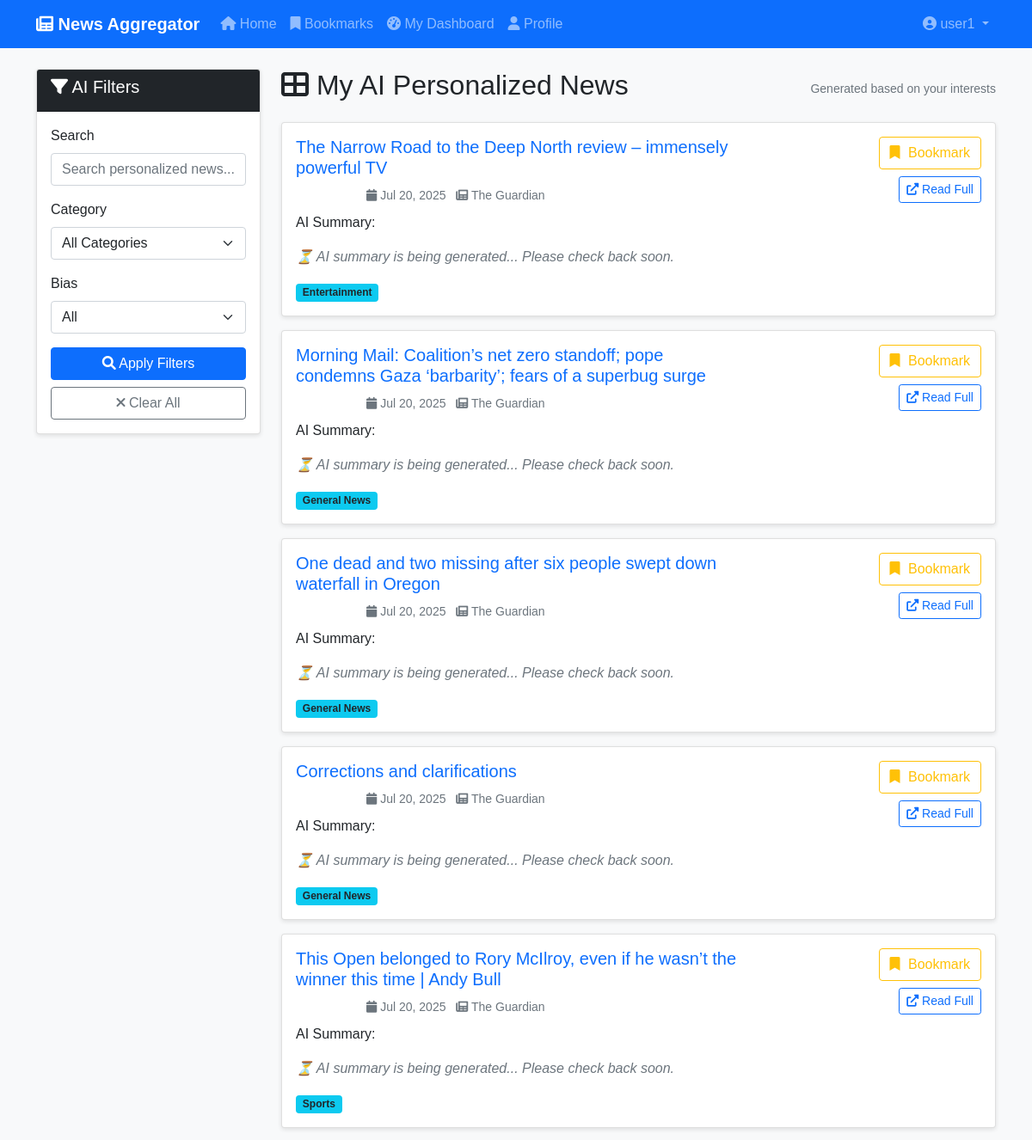
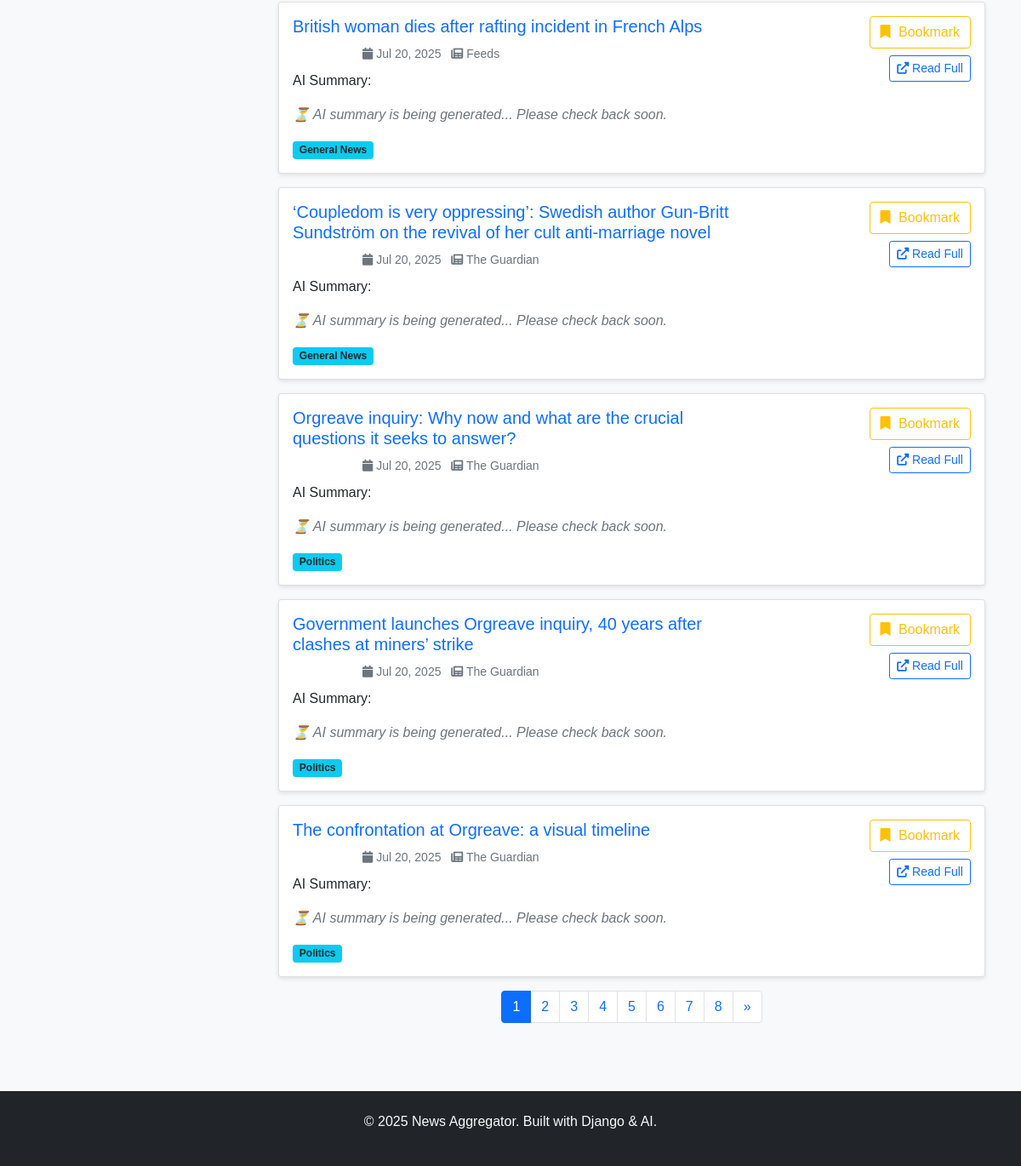
Before: /dashboard/ (signed in) with the older database file (2 pictures, top to bottom).
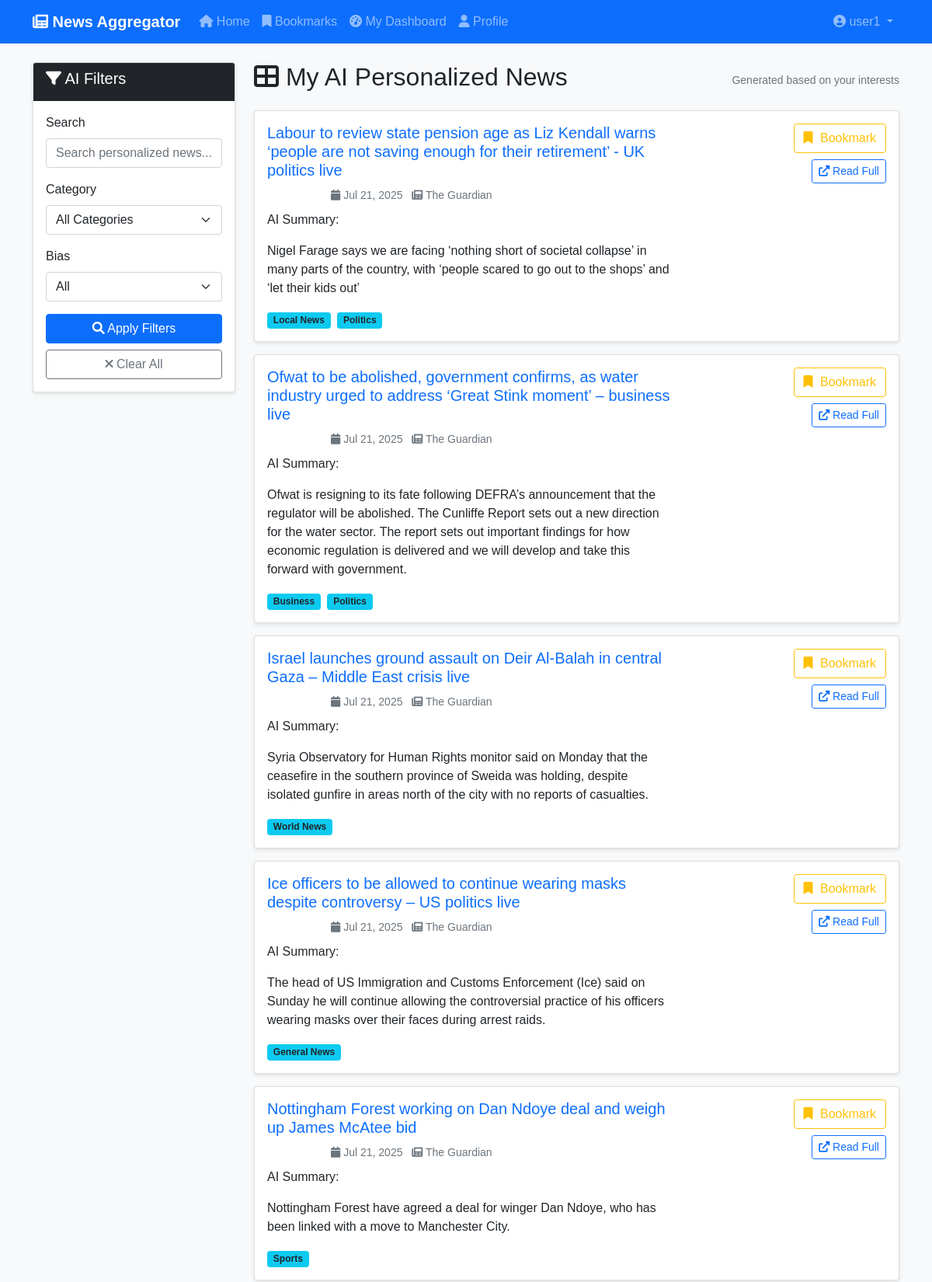
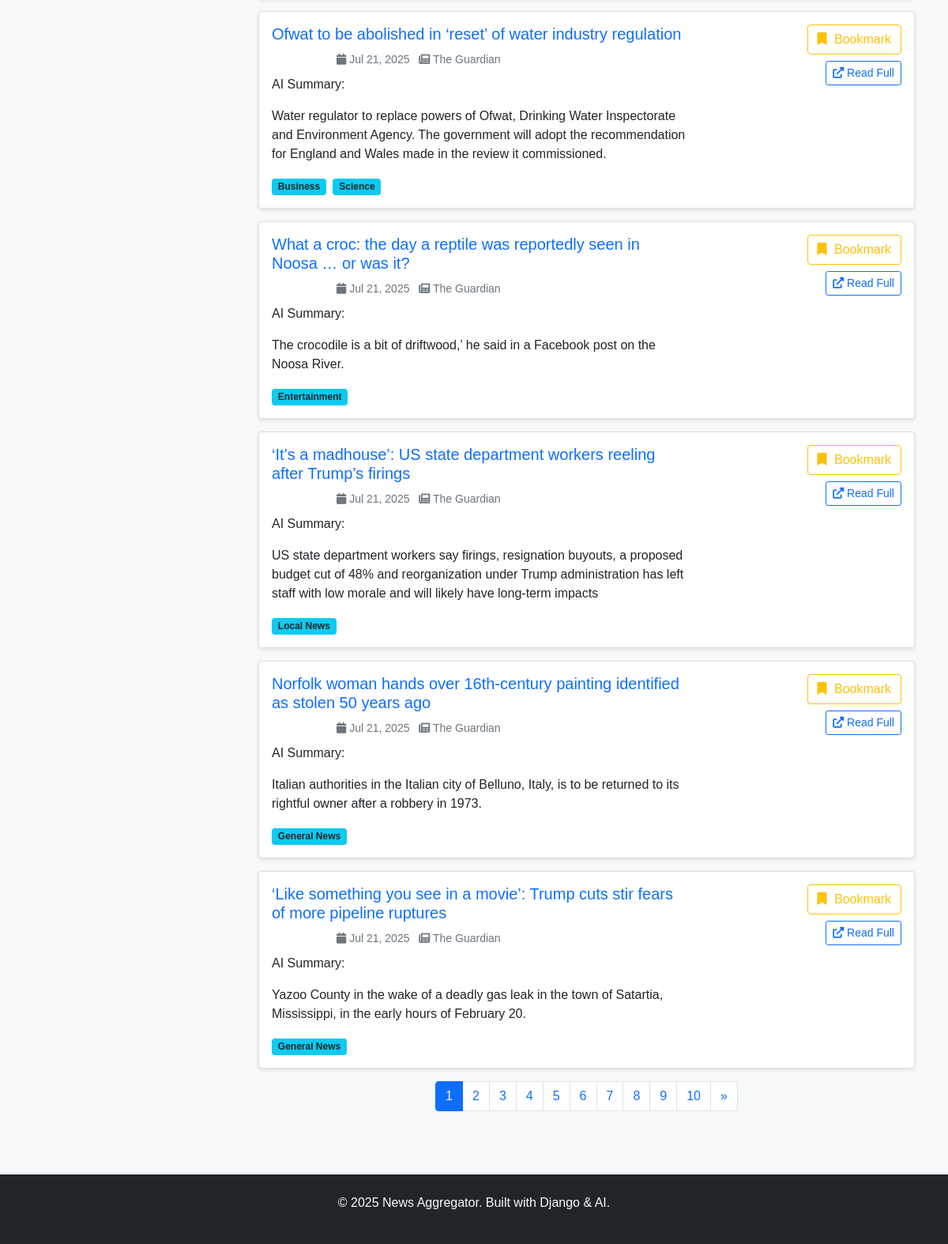
After: the same page with the newer database file (2 pictures, top to bottom).
### apps/news/models.py (models this page shows, shortened)
class Article(models.Model):
    BIAS_CHOICES = [
        ('LEFT', 'Left-leaning'),
        ('RIGHT', 'Right-leaning'),
        ('NEUTRAL', 'Neutral'),
        ('UNKNOWN', 'Unknown'),
    ]
    title = models.CharField(max_length=500, db_index=True)
    url = models.URLField(unique=True)
    description = models.TextField(blank=True)
    summary = models.TextField(blank=True, null=True)  # AI-generated summary
    content = models.TextField(blank=True)
    author = models.CharField(max_length=200, blank=True)
    source = models.CharField(max_length=200, db_index=True)
    published_date = models.DateTimeField(db_index=True)
    created_at = models.DateTimeField(auto_now_add=True)
    updated_at = models.DateTimeField(auto_now=True)
    summary = models.TextField(blank=True)
    bias_score = models.CharField(
        max_length=10,
        choices=BIAS_CHOICES,
        default='UNKNOWN',
        db_index=True
    )
    categories = models.ManyToManyField(Category, blank=True)
    created_at = models.DateTimeField(auto_now_add=True)
    class Meta:
        ordering = ['-published_date']
        indexes = [
            models.Index(fields=['published_date', 'bias_score']),
            models.Index(fields=['source', 'published_date']),
        ]
    @property
    def bias_color(self):
        return {
            'LEFT': '#3498db',      # blue
            'RIGHT': '#e74c3c',     # red
            'NEUTRAL': '#2ecc71',   # green
            'UNKNOWN': '#95a5a6',   # grey
        }.get(self.bias_score, '#95a5a6')
    @property
    def get_bias_score_display(self):
        bias_labels = {
            'left': 'Left Bias',
            'center': 'Center',
            'right': 'Right Bias',
            'unknown': 'Unknown'
        }
        return bias_labels.get(self.bias_score, 'Unknown')

class Category(models.Model):
    name = models.CharField(max_length=100, unique=True)
    slug = models.SlugField(unique=True)
    description = models.TextField(blank=True)
    created_at = models.DateTimeField(auto_now_add=True)
    class Meta:
        verbose_name_plural = "Categories"
        ordering = ['name']

### apps/news/views.py (the view)
# urls.py: path('dashboard/', views.dashboard, name='dashboard'),
@login_required
def dashboard(request):
    user_categories = UserInterest.objects.filter(
        user=request.user).values_list('category', flat=True)
    articles = Article.objects.filter(
        categories__in=user_categories).distinct()
    search_query = request.GET.get('search', '')
    if search_query:
        articles = articles.filter(Q(title__icontains=search_query) | Q(
            description__icontains=search_query))
    bias_filter = request.GET.get('bias', '')
    if bias_filter:
        articles = articles.filter(bias_score=bias_filter)
    category_filter = request.GET.get('category', '')
    if category_filter:
        articles = articles.filter(categories__slug=category_filter)
    paginator = Paginator(articles, 10)
    page_number = request.GET.get('page')
    page_obj = paginator.get_page(page_number)
    context = {
        'page_obj': page_obj,
        'categories': Category.objects.all(),
        'search_query': search_query,
        'bias_filter': bias_filter,
        'category_filter': category_filter,
    }
    return render(request, 'dashboard.html', context)

### templates/dashboard.html (shortened to what the changed rows need)
{% extends 'base.html' %}
{% load static %}
{% block content %}
<div class="row">
    <div class="col-md-9">
        <div class="d-flex justify-content-between align-items-center mb-3">
            <h2><i class="fas fa-th-large"></i> My AI Personalized News</h2>
        </div>
        {% if page_obj.object_list %}
        {% for article in page_obj %}
        <div class="card mb-3 article-card">
            <div class="card-body">
                <div class="row">
                    <div class="col-md-8">
                        <h5 class="card-title">
                            <a href="{% url 'article_detail' article.id %}" class="text-decoration-none">
                                {{ article.title }}
                            </a>
                        </h5>
                        <div class="mb-2">
                            <span class="badge bg-{{ article.bias_color }}">
                            </span>
                            <small class="text-muted ms-2">
                                <i class="fas fa-calendar"></i> {{ article.published_date|date:"M d, Y" }}
                            </small>
                            <small class="text-muted ms-2">
                                <i class="fas fa-newspaper"></i> {{ article.source }}
                            </small>
                        </div>
                        <p> AI Summary:  </p>
                        <p class="card-text">
                            {% if article.summary %}
                                {{ article.summary }}
                            {% else %}
                                <span class="text-muted fst-italic">⏳ AI summary is being generated... Please check back soon.</span>
                            {% endif %}
                        </p>
                        <div class="article-categories">
                            {% for category in article.categories.all %}
                            <span class="badge bg-info text-dark me-1">{{ category.name }}</span>
                            {% endfor %}
                        </div>
                    </div>
                    <div class="col-md-4 text-end">
                        {% if user.is_authenticated %}
                        <button class="btn btn-outline-warning bookmark-btn mb-2"
                                data-article-id="{{ article.id }}"
                                data-bookmarked="{% if article.id in bookmarked_articles %}true{% else %}false{% endif %}">
                            <i class="fas fa-bookmark"></i>
                            <span class="bookmark-text">
                                {% if article.id in bookmarked_articles %}Bookmarked{% else %}Bookmark{% endif %}
                            </span>
                        </button>
                        {% endif %}
                        <div>
                            <a href="{{ article.url }}" target="_blank" class="btn btn-sm btn-outline-primary">
                                <i class="fas fa-external-link-alt"></i> Read Full
                            </a>
                        </div>
                    </div>
                </div>
            </div>
        </div>
        {% endfor %}
        {% if page_obj.has_other_pages %}
<nav aria-label="Articles pagination">
    <ul class="pagination justify-content-center">
        {% for num in page_obj.paginator.page_range %}
        <li class="page-item {% if page_obj.number == num %}active{% endif %}">
            <a class="page-link" href="?page={{ num }}&search={{ search_query }}&category={{ category_filter }}&bias={{ bias_filter }}">{{ num }}</a>
        </li>
        {% endfor %}
    </ul>
</nav>
{% endif %}
        {% else %}
        <div class="alert alert-info text-center">
            <i class="fas fa-info-circle"></i> No articles found. Try adjusting your filters or refresh news.
        </div>
        {% endif %}
    </div>
</div>
{% endblock %}

Changed rows visible on the page:
no longer on this page (row unchanged): Article: title "The Narrow Road to the Deep North review – immensely powerful TV", published_date "Jul 20, 2025", source "The Guardian", shows "⏳ AI summary is being generated... Please check back soon.", shows "Bookmark", Category (name "Entertainment")
no longer on this page (row unchanged): Article: title "Morning Mail: Coalition’s net zero standoff; pope condemns Gaza ‘barbarity’; fears of a superbug surge", published_date "Jul 20, 2025", source "The Guardian", shows "⏳ AI summary is being generated... Please check back soon.", shows "Bookmark", Category (name "General News")
no longer on this page (row unchanged): Article: title "One dead and two missing after six people swept down waterfall in Oregon", published_date "Jul 20, 2025", source "The Guardian", shows "⏳ AI summary is being generated... Please check back soon.", shows "Bookmark", Category (name "General News")
no longer on this page (row unchanged): Article: title "Corrections and clarifications", published_date "Jul 20, 2025", source "The Guardian", shows "⏳ AI summary is being generated... Please check back soon.", shows "Bookmark", Category (name "General News")
no longer on this page (row unchanged): Article: title "This Open belonged to Rory McIlroy, even if he wasn’t the winner this time | Andy Bull", published_date "Jul 20, 2025", source "The Guardian", shows "⏳ AI summary is being generated... Please check back soon.", shows "Bookmark", Category (name "Sports")
no longer on this page (row unchanged): Article: title "British woman dies after rafting incident in French Alps", published_date "Jul 20, 2025", source "Feeds", shows "⏳ AI summary is being generated... Please check back soon.", shows "Bookmark", Category (name "General News")
no longer on this page (row unchanged): Article: title "‘Coupledom is very oppressing’: Swedish author Gun-Britt Sundström on the revival of her cult anti-marriage novel", published_date "Jul 20, 2025", source "The Guardian", shows "⏳ AI summary is being generated... Please check back soon.", shows "Bookmark", Category (name "General News")
no longer on this page (row unchanged): Article: title "Orgreave inquiry: Why now and what are the crucial questions it seeks to answer?", published_date "Jul 20, 2025", source "The Guardian", shows "⏳ AI summary is being generated... Please check back soon.", shows "Bookmark", Category (name "Politics")
no longer on this page (row unchanged): Article: title "Government launches Orgreave inquiry, 40 years after clashes at miners’ strike", published_date "Jul 20, 2025", source "The Guardian", shows "⏳ AI summary is being generated... Please check back soon.", shows "Bookmark", Category (name "Politics")
no longer on this page (row unchanged): Article: title "The confrontation at Orgreave: a visual timeline", published_date "Jul 20, 2025", source "The Guardian", shows "⏳ AI summary is being generated... Please check back soon.", shows "Bookmark", Category (name "Politics")
added Article: title "Labour to review state pension age as Liz Kendall warns ‘people are not saving enough for their retirement’ - UK politics live", published_date "Jul 21, 2025", source "The Guardian", summary "Nigel Farage says we are facing ‘nothing short of societal collapse’ in many parts of the country, with ‘people scared to go out to the shops’ and ‘let their kids out’", shows "Bookmark", Category (name "Politics")
now on this page (row unchanged): Category: name "Local News"
added Article: title "Ofwat to be abolished, government confirms, as water industry urged to address ‘Great Stink moment’ – business live", published_date "Jul 21, 2025", source "The Guardian", summary "Ofwat is resigning to its fate following DEFRA’s announcement that the regulator will be abolished. The Cunliffe Report sets out a new direction for the water sector. The report sets out important findings for how economic regulation is delivered and we will develop and take this forward with government.", shows "Bookmark", Category (name "Politics")
now on this page (row unchanged): Category: name "Business"
added Article: title "Israel launches ground assault on Deir Al-Balah in central Gaza – Middle East crisis live", published_date "Jul 21, 2025", source "The Guardian", summary "Syria Observatory for Human Rights monitor said on Monday that the ceasefire in the southern province of Sweida was holding, despite isolated gunfire in areas north of the city with no reports of casualties.", shows "Bookmark"
now on this page (row unchanged): Category: name "World News", shown under "Jul 21, 2025"
added Article: title "Ice officers to be allowed to continue wearing masks despite controversy – US politics live", published_date "Jul 21, 2025", source "The Guardian", summary "The head of US Immigration and Customs Enforcement (Ice) said on Sunday he will continue allowing the controversial practice of his officers wearing masks over their faces during arrest raids.", shows "Bookmark", Category (name "General News")
added Article: title "Nottingham Forest working on Dan Ndoye deal and weigh up James McAtee bid", published_date "Jul 21, 2025", source "The Guardian", summary "Nottingham Forest have agreed a deal for winger Dan Ndoye, who has been linked with a move to Manchester City.", shows "Bookmark", Category (name "Sports")
added Article: title "Ofwat to be abolished in ‘reset’ of water industry regulation", published_date "Jul 21, 2025", source "The Guardian", summary "Water regulator to replace powers of Ofwat, Drinking Water Inspectorate and Environment Agency. The government will adopt the recommendation for England and Wales made in the review it commissioned.", shows "Bookmark"
now on this page (row unchanged): Category: name "Science", shown under "Ofwat to be abolished in ‘reset’ of water industry regulation"
added Article: title "What a croc: the day a reptile was reportedly seen in Noosa … or was it?", published_date "Jul 21, 2025", source "The Guardian", summary "The crocodile is a bit of driftwood,’ he said in a Facebook post on the Noosa River.", shows "Bookmark", Category (name "Entertainment")
added Article: title "‘It’s a madhouse’: US state department workers reeling after Trump’s firings", published_date "Jul 21, 2025", source "The Guardian", summary "US state department workers say firings, resignation buyouts, a proposed budget cut of 48% and reorganization under Trump administration has left staff with low morale and will likely have long-term impacts", shows "Bookmark"
added Article: title "Norfolk woman hands over 16th-century painting identified as stolen 50 years ago", published_date "Jul 21, 2025", source "The Guardian", summary "Italian authorities in the Italian city of Belluno, Italy, is to be returned to its rightful owner after a robbery in 1973.", shows "Bookmark", Category (name "General News")
added Article: title "‘Like something you see in a movie’: Trump cuts stir fears of more pipeline ruptures", published_date "Jul 21, 2025", source "The Guardian", summary "Yazoo County in the wake of a deadly gas leak in the town of Satartia, Mississippi, in the early hours of February 20.", shows "Bookmark", Category (name "General News")
Other visible differences:
new list line: "9"
new list line: "10"
